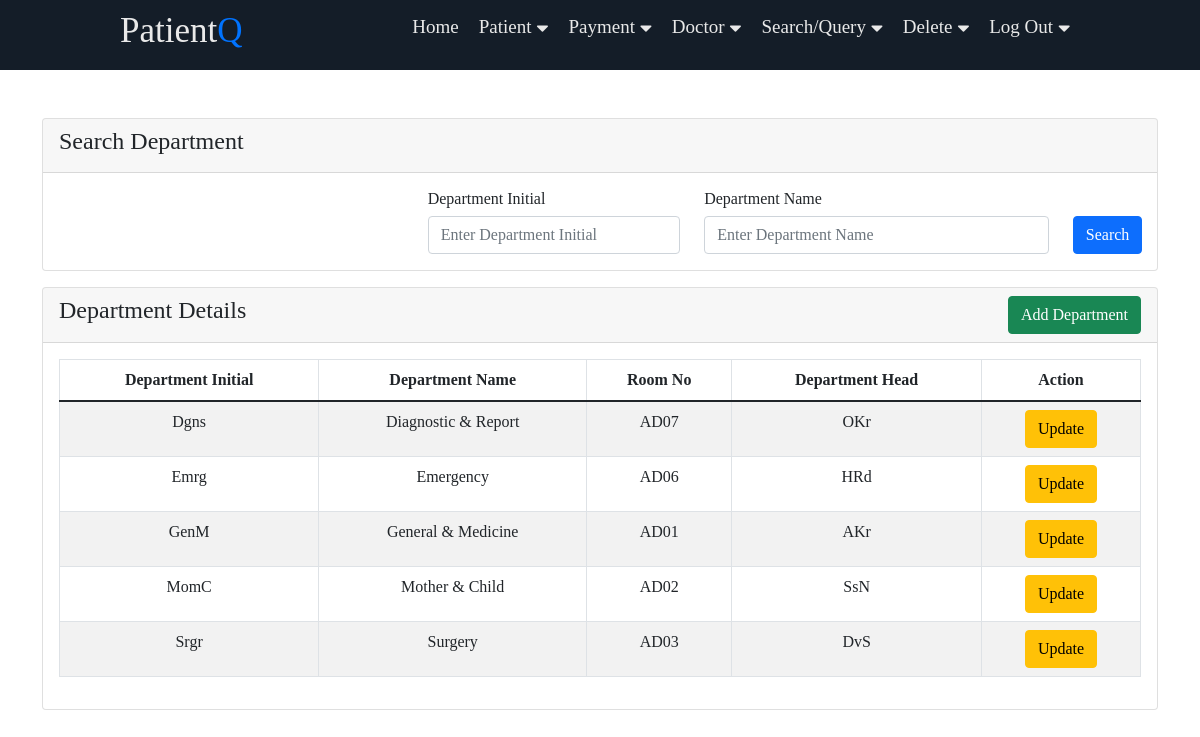
The page /v_02/department/search-department.php on the database its author committed.
### tables this page shows
create table department (
    dept_init varchar(20),
    dept_name varchar(30),
    room_no varchar(10),
    dept_head_init varchar(7),
    primary key (dept_init)
);

### v_02/department/search-department.php (the view, shortened to what this page needs)
<?php
    include('../includes/header.php');
    include ('../roots/db-connect.php');
?>
<div class="container mt-5">
<div class="row">
    <div class="col-md-12 mb-3">
        <div class="card">
            <div class="card-header">
                <h4>Search Department</h4>
            </div>
            <div class="card-body">
                <div class="row">
                    <div class="col-md-12">
                        <form action="" method="GET">
                            <div class="row">
                                <div class="col-sm-4"> </div>
                                <div class="col-sm-3">
                                    <p class="h6">Department Initial</p>
                                    <input type="text" name="search_dept_init" value="<?php if (isset($_GET['search_dept_init'])) {echo $_GET['search_dept_init']; } ?>" class="form-control" placeholder="Enter Department Initial" >
                                </div>
                                <div class="col-sm-4">
                                    <p class="h6">Department Name</p>
                                    <input type="text" name="search_dept_name" value="<?php if (isset($_GET['search_dept_name'])) {echo $_GET['search_dept_name']; } ?>" class="form-control" placeholder="Enter Department Name">
                                </div>
                                <div class="col-sm-1 text-center">
                                    <p class="h6">&nbsp</p>
                                    <button type="submit" class="btn btn-primary">Search</button>
                                </div>
                            </div>
                        </form>
                    </div>
                </div>
            </div>
        </div>
    </div>
    <div class="col-md-12">
        <div class="card">
            <div class="card-header">
                <h4>Department Details
                    <a href="add-department.php" class = "btn btn-success float-end">Add Department</a>
                </h4>
            </div>
            <div class="card-body">
                <table class="table table-bordered table-striped">
                    <thead align="center">
                        <tr>
                            <th>Department Initial</th>
                            <th>Department Name</th>
                            <th>Room No</th>
                            <th>Department Head</th>
                            <th>Action</th>
                        </tr>
                    </thead>
                    <tbody align="center">
                        <?php
                            $searched_dept_init = $_GET['search_dept_init'];
                            $searched_dept_name = $_GET['search_dept_name'];
                            if (!$searched_dept_init and !$searched_dept_name) {
                                $query = "SELECT * FROM department";
                            } else if ($searched_dept_init and !$searched_dept_name) {
                                $query = "SELECT * FROM department WHERE dept_init LIKE '%$searched_dept_init%' ";
                            } else if (!$searched_dept_init and $searched_dept_name) {
                                $query = "SELECT * FROM department WHERE dept_name LIKE '%$searched_dept_name%' ";
                            } else {
                                $query = "SELECT * FROM department WHERE dept_init LIKE '%$searched_dept_init%' AND dept_name LIKE '%$searched_dept_name%' ";
                            }
                            $query_run = mysqli_query($connect, $query);
                            if (mysqli_num_rows($query_run) > 0) {
                                foreach ($query_run as $department) {
                                    ?>
                                    <tr>
                                        <td> <?= $department['dept_init']; ?> </td>
                                        <td> <?= $department['dept_name']; ?> </td>
                                        <td> <?= $department['room_no']; ?> </td>
                                        <td> <?= $department['dept_head_init']; ?> </td>
                                        <td>
                                            <a href="update-department.php?dept_init=<?= $department['dept_init']; ?>" class="btn btn-warning stn-sm">Update</a>
                                        </td>
                                    </tr>
                                    <?php
                                }
                            } else {
                                ?>
                                    <tr>
                                        <td colspan="5">No Record Found!</td>
                                    </tr>
                                <?php
                            }
                        ?>
                    </tbody>
                </table>
            </div>
        </div>
    </div>
</div>
</div>
<?php
    include('../includes/footer.php');
?>

### v_02/navbar/style.css (style rules this page uses)
:root { --color-primary: #0073ff; --color-white: #e9e9e9; --color-black: #141d28; --color-black-1: #212b38; }
* { margin: 0; padding: 0; box-sizing: border-box; }
body { font-family: Trebuchet MS; }

### rows shown on the page
department: dept_init "Dgns", dept_name "Diagnostic & Report", room_no "AD07", dept_head_init "OKr"
department: dept_init "Emrg", dept_name "Emergency", room_no "AD06", dept_head_init "HRd"
department: dept_init "GenM", dept_name "General & Medicine", room_no "AD01", dept_head_init "AKr"
department: dept_init "MomC", dept_name "Mother & Child", room_no "AD02", dept_head_init "SsN"
department: dept_init "Srgr", dept_name "Surgery", room_no "AD03", dept_head_init "DvS"
